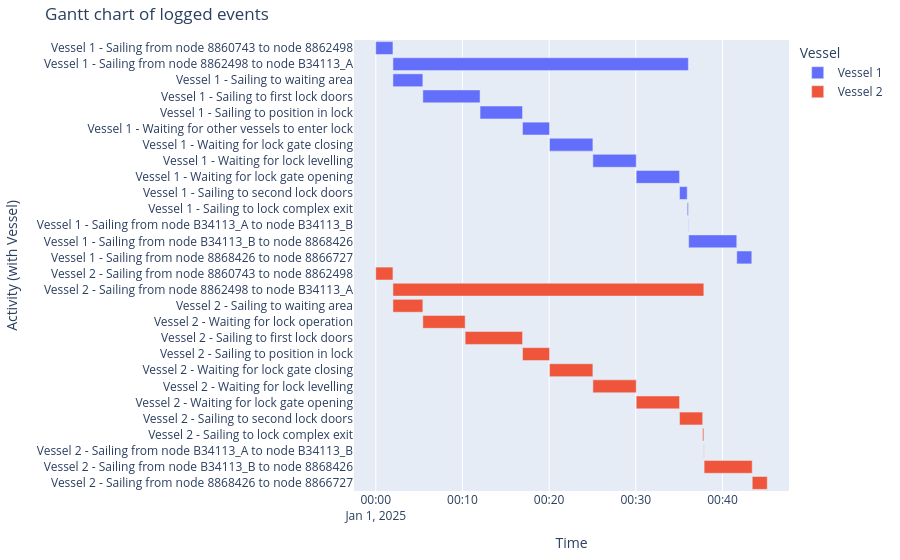

Write notebook code for a chart like this one.
### Code cell
generate_vessel_gantt_chart(df_eventtable)

### Figure 1 — Plotly figure (JSON) as saved in the notebook; plotly's stock layout.template omitted (floating-point values rounded to 4 significant figures)
{"data": [{"base": ["2025-01-01T00:00:00.000000000", "2025-01-01T00:01:59.000000000", "2025-01-01T00:01:59.000000000", "2025-01-01T00:05:26.000000000", "2025-01-01T00:12:02.000000000", "2025-01-01T00:16:56.000000000", "2025-01-01T00:20:03.000000000", "2025-01-01T00:25:03.000000000", "2025-01-01T00:30:03.000000000", "2025-01-01T00:35:03.000000000", "2025-01-01T00:35:56.000000000", "2025-01-01T00:36:04.000000000", "2025-01-01T00:36:06.000000000", "2025-01-01T00:41:39.000000000"], "hovertemplate": "object name=Vessel 1<br>start time=%{base}<br>stop time=%{x}<br>activity label=%{y}<extra></extra>", "legendgroup": "Vessel 1", "marker": {"color": "#636efa", "pattern": {"shape": ""}}, "name": "Vessel 1", "orientation": "h", "showlegend": true, "textposition": "auto", "type": "bar", "x": [119000, 2045000, 207000, 396000, 294000, 187000, 300000, 300000, 300000, 53000, 8000, 2000, 333000, 104000], "xaxis": "x", "y": ["Vessel 1 - Sailing from node 8860743 to node 8862498", "Vessel 1 - Sailing from node 8862498 to node B34113_A", "Vessel 1 - Sailing to waiting area", "Vessel 1 - Sailing to first lock doors", "Vessel 1 - Sailing to position in lock", "Vessel 1 - Waiting for other vessels to enter lock", "Vessel 1 - Waiting for lock gate closing", "Vessel 1 - Waiting for lock levelling", "Vessel 1 - Waiting for lock gate opening", "Vessel 1 - Sailing to second lock doors", "Vessel 1 - Sailing to lock complex exit", "Vessel 1 - Sailing from node B34113_A to node B34113_B", "Vessel 1 - Sailing from node B34113_B to node 8868426", "Vessel 1 - Sailing from node 8868426 to node 8866727"], "yaxis": "y"}, {"base": ["2025-01-01T00:00:00.000000000", "2025-01-01T00:01:59.000000000", "2025-01-01T00:01:59.000000000", "2025-01-01T00:05:26.000000000", "2025-01-01T00:10:19.000000000", "2025-01-01T00:16:56.000000000", "2025-01-01T00:20:03.000000000", "2025-01-01T00:25:03.000000000", "2025-01-01T00:30:03.000000000", "2025-01-01T00:35:03.000000000", "2025-01-01T00:37:43.000000000", "2025-01-01T00:37:51.000000000", "2025-01-01T00:37:53.000000000", "2025-01-01T00:43:26.000000000"], "hovertemplate": "object name=Vessel 2<br>start time=%{base}<br>stop time=%{x}<br>activity label=%{y}<extra></extra>", "legendgroup": "Vessel 2", "marker": {"color": "#EF553B", "pattern": {"shape": ""}}, "name": "Vessel 2", "orientation": "h", "showlegend": true, "textposition": "auto", "type": "bar", "x": [119000, 2152000, 207000, 293000, 397000, 187000, 300000, 300000, 300000, 160000, 8000, 2000, 333000, 104000], "xaxis": "x", "y": ["Vessel 2 - Sailing from node 8860743 to node 8862498", "Vessel 2 - Sailing from node 8862498 to node B34113_A", "Vessel 2 - Sailing to waiting area", "Vessel 2 - Waiting for lock operation", "Vessel 2 - Sailing to first lock doors", "Vessel 2 - Sailing to position in lock", "Vessel 2 - Waiting for lock gate closing", "Vessel 2 - Waiting for lock levelling", "Vessel 2 - Waiting for lock gate opening", "Vessel 2 - Sailing to second lock doors", "Vessel 2 - Sailing to lock complex exit", "Vessel 2 - Sailing from node B34113_A to node B34113_B", "Vessel 2 - Sailing from node B34113_B to node 8868426", "Vessel 2 - Sailing from node 8868426 to node 8866727"], "yaxis": "y"}], "layout": {"barmode": "overlay", "legend": {"title": {"text": "Vessel"}, "tracegroupgap": 0}, "margin": {"b": 20, "l": 20, "r": 20, "t": 40}, "title": {"text": "Gantt chart of logged events"}, "xaxis": {"anchor": "y", "domain": [0, 1], "title": {"text": "Time"}, "type": "date"}, "yaxis": {"anchor": "x", "autorange": "reversed", "domain": [0, 1], "title": {"text": "Activity (with Vessel)"}}}}
